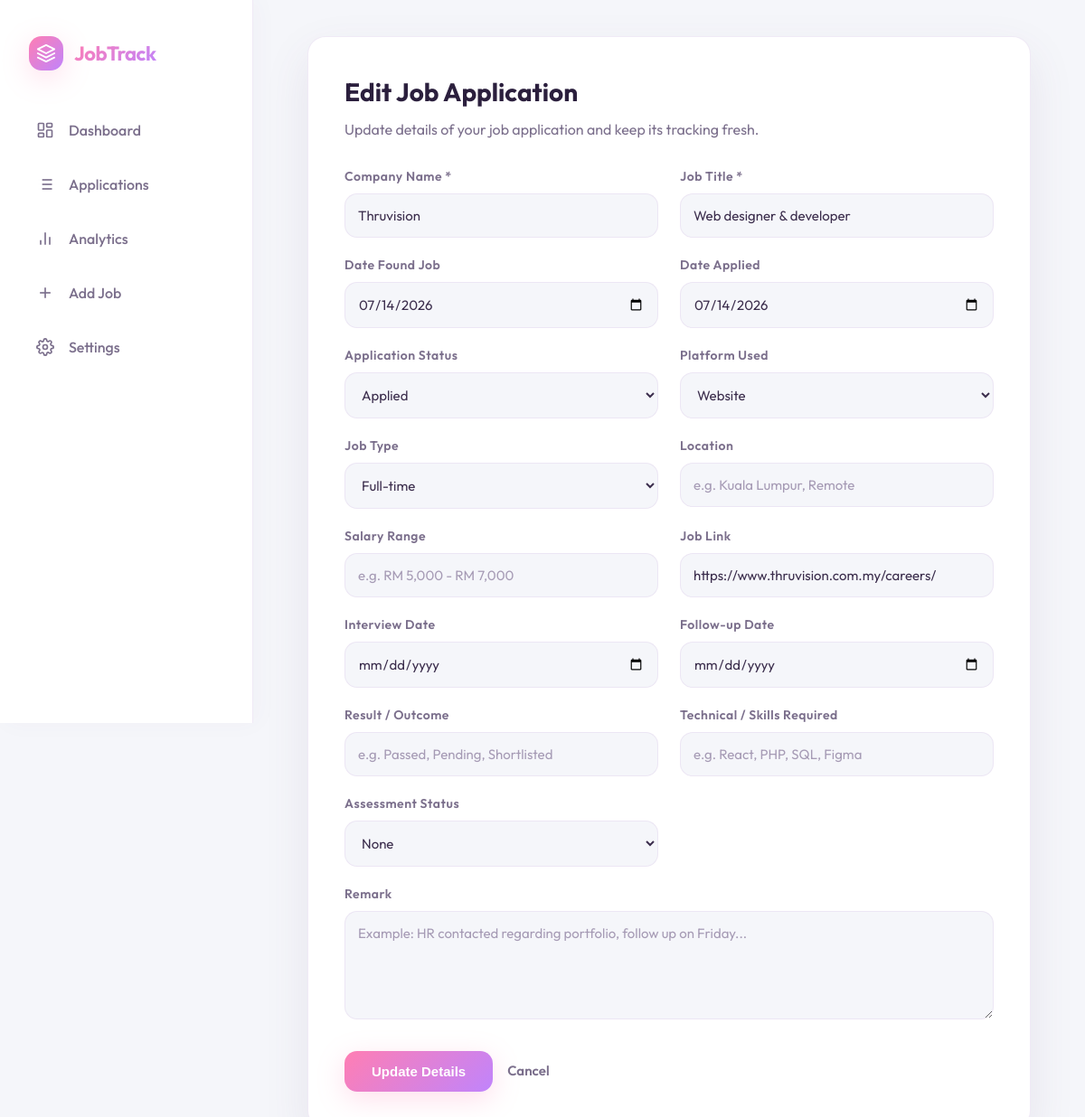
/app/edit.php?id=240, run on the app's committed database.
### tables this page shows
CREATE TABLE applications (
            id INTEGER PRIMARY KEY AUTOINCREMENT,
            job_title TEXT NOT NULL,
            company TEXT NOT NULL,
            platform TEXT,
            date_applied TEXT,
            status TEXT DEFAULT 'Applied',
            notes TEXT,
            created_at DATETIME DEFAULT CURRENT_TIMESTAMP
        , date_found TEXT, job_type TEXT, location TEXT, salary_range TEXT, job_link TEXT, remark TEXT, follow_up_date TEXT, interview_date TEXT, result TEXT, technical_skills TEXT, assessment_status TEXT DEFAULT 'None', assessment_type TEXT, assessment_deadline TEXT, assessment_link TEXT, assessment_notes TEXT);

### app/edit.php (the view, shortened to what this page needs)
<?php
include 'db.php';
$id = isset($_GET['id']) ? (int)$_GET['id'] : 0;
$back = 'index.php';
$stmt = $pdo->prepare("SELECT * FROM applications WHERE id = ?");
$stmt->execute([$id]);
$app = $stmt->fetch(PDO::FETCH_ASSOC);
$platform_options = ['JobStreet', 'LinkedIn', 'Website', 'MyFutureJobs'];
$platform_select_val = '';
if (!empty($app['platform'])) {
    if (in_array($app['platform'], $platform_options)) {
        $platform_select_val = $app['platform'];
    } else {
        $platform_select_val = 'Other';
        $platform_other_val = $app['platform'];
        $show_other = true;
    }
}
?>
<!DOCTYPE html>
<html lang="en">
<head>
    <link rel="stylesheet" href="style.css?v=1.0.4">
</head>
<body>
    <div class="layout">
        <aside class="sidebar">
            <div class="sidebar-logo">
                <div class="sidebar-logo-icon">
                    <svg viewBox="0 0 24 24">
                        <path d="M12 2L2 7l10 5 10-5-10-5zM2 17l10 5 10-5M2 12l10 5 10-5" stroke="white" stroke-width="2" stroke-linecap="round" stroke-linejoin="round" fill="none"/>
                    </svg>
                </div>
                <h2>JobTrack</h2>
            </div>
            <ul class="sidebar-menu">
                <li class="sidebar-menu-item">
                    <a href="index.php?view=dashboard">
                        <svg viewBox="0 0 24 24"><rect x="3" y="3" width="7" height="9" rx="1"></rect><rect x="14" y="3" width="7" height="5" rx="1"></rect><rect x="14" y="12" width="7" height="9" rx="1"></rect><rect x="3" y="16" width="7" height="5" rx="1"></rect></svg>
                        Dashboard
                    </a>
                </li>
                <li class="sidebar-menu-item">
                    <a href="index.php?view=applications">
                        <svg viewBox="0 0 24 24"><line x1="8" y1="6" x2="21" y2="6"></line><line x1="8" y1="12" x2="21" y2="12"></line><line x1="8" y1="18" x2="21" y2="18"></line><line x1="3" y1="6" x2="3.01" y2="6"></line><line x1="3" y1="12" x2="3.01" y2="12"></line><line x1="3" y1="18" x2="3.01" y2="18"></line></svg>
                        Applications
                    </a>
                </li>
                <li class="sidebar-menu-item">
                    <a href="index.php?view=analytics">
                        <svg viewBox="0 0 24 24"><line x1="18" y1="20" x2="18" y2="10"></line><line x1="12" y1="20" x2="12" y2="4"></line><line x1="6" y1="20" x2="6" y2="14"></line></svg>
                        Analytics
                    </a>
                </li>
                <li class="sidebar-menu-item">
                    <a href="add.php">
                        <svg viewBox="0 0 24 24"><line x1="12" y1="5" x2="12" y2="19"></line><line x1="5" y1="12" x2="19" y2="12"></line></svg>
                        Add Job
                    </a>
                </li>
                <li class="sidebar-menu-item">
                    <a href="settings.php">
                        Settings
                    </a>
                </li>
            </ul>
        </aside>
        <main class="main">
            <div class="form-container">
                <h1>Edit Job Application</h1>
                <p class="muted">Update details of your job application and keep its tracking fresh.</p>
                <form method="POST" action="edit.php?id=<?= $id ?>&back=<?= urlencode($back) ?>">
                    <div class="form-grid">
                        <div class="form-group">
                            <label>Company Name *</label>
                            <input type="text" name="company" required value="<?= htmlspecialchars($app['company']) ?>" placeholder="e.g. Google, Stripe, Canva">
                        </div>
                        <div class="form-group">
                            <label>Job Title *</label>
                            <input type="text" name="job_title" required value="<?= htmlspecialchars($app['job_title']) ?>" placeholder="e.g. Senior Software Engineer">
                        </div>
                        <div class="form-group">
                            <label>Date Found Job</label>
                            <input type="date" name="date_found" value="<?= htmlspecialchars($app['date_found'] ?: '') ?>">
                        </div>
                        <div class="form-group">
                            <label>Date Applied</label>
                            <input type="date" name="date_applied" value="<?= htmlspecialchars($app['date_applied'] ?: '') ?>">
                        </div>
                        <div class="form-group">
                            <label>Application Status</label>
                            <select name="status">
                                <?php
                                $statuses = ['Saved', 'Pending', 'Applied', 'Responded', 'Interview', 'Assessment', 'Rejected', 'Offered', 'Expired', 'Unlikely to Progress Further'];
                                foreach ($statuses as $stat):
                                ?>
                                    <option <?= $app['status'] === $stat ? 'selected' : '' ?>><?= $stat ?></option>
                                <?php endforeach; ?>
                            </select>
                        </div>
                        <div class="form-group">
                            <label>Platform Used</label>
                            <select name="platform_select" id="platform_select" onchange="togglePlatformOther(this)">
                                <?php foreach ($platform_options as $option): ?>
                                    <option value="<?= $option ?>" <?= $platform_select_val === $option ? 'selected' : '' ?>><?= $option ?></option>
                                <?php endforeach; ?>
                            </select>
                        </div>
                        <div class="form-group">
                            <label>Job Type</label>
                            <select name="job_type">
                                <?php
                                $types = ['Full-time', 'Part-time', 'Internship', 'Contract', 'Remote', 'Hybrid'];
                                foreach ($types as $type):
                                ?>
                                    <option <?= $app['job_type'] === $type ? 'selected' : '' ?>><?= $type ?></option>
                                <?php endforeach; ?>
                            </select>
                        </div>
                        <div class="form-group">
                            <label>Location</label>
                            <input type="text" name="location" value="<?= htmlspecialchars($app['location'] ?: '') ?>" placeholder="e.g. Kuala Lumpur, Remote">
                        </div>
                        <div class="form-group">
                            <label>Salary Range</label>
                            <input type="text" name="salary_range" value="<?= htmlspecialchars($app['salary_range'] ?: '') ?>" placeholder="e.g. RM 5,000 - RM 7,000">
                        </div>
                        <div class="form-group">
                            <label>Job Link</label>
                            <input type="url" name="job_link" value="<?= htmlspecialchars($app['job_link'] ?: '') ?>" placeholder="https://...">
                        </div>
                        <div class="form-group">
                            <label>Interview Date</label>
                            <input type="date" name="interview_date" value="<?= htmlspecialchars($app['interview_date'] ?: '') ?>">
                        </div>
                        <div class="form-group">
                            <label>Follow-up Date</label>
                            <input type="date" name="follow_up_date" value="<?= htmlspecialchars($app['follow_up_date'] ?: '') ?>">
                        </div>
                        <div class="form-group">
                            <label>Result / Outcome</label>
                            <input type="text" name="result" value="<?= htmlspecialchars($app['result'] ?: '') ?>" placeholder="e.g. Passed, Pending, Shortlisted">
                        </div>
                        <div class="form-group">
                            <label>Technical / Skills Required</label>
                            <input type="text" name="technical_skills" value="<?= htmlspecialchars($app['technical_skills'] ?: '') ?>" placeholder="e.g. React, PHP, SQL, Figma">
                        </div>
                        <div class="form-group">
                            <label>Assessment Status</label>
                            <select name="assessment_status" id="assessment_status" onchange="toggleAssessmentFields()">
                                <option value="None" <?= ($app['assessment_status'] ?? 'None') === 'None' ? 'selected' : '' ?>>None</option>
                            </select>
                        </div>
                        <div class="form-group full-width">
                            <label>Remark</label>
                            <textarea name="remark" placeholder="Example: HR contacted regarding portfolio, follow up on Friday..."><?= htmlspecialchars($app['remark'] ?: '') ?></textarea>
                        </div>
                    </div>
                    <div class="form-actions">
                        <button type="submit" class="btn">Update Details</button>
                        <a href="<?= htmlspecialchars($back) ?>" class="back">Cancel</a>
                    </div>
                </form>
            </div>
        </main>
    </div>
</body>
</html>

### app/style.css (style rules this page uses)
:root { --bg-primary: #f5f6fa; --bg-secondary: #ffffff; --bg-card: #ffffff; --bg-hover: #faf6fc; --border-color: rgba(230, 220, 240, 0.6); --text-primary: #3c2e4d; --text-secondary: #7b6f8c; --text-muted: #a69bb5; --accent-color: #ec4899; --accent-color-rgb: 236, 72, 153; --accent-gradient: linear-gradient(135deg, #ff7eb3 0%, #c084fc 100%); --accent-glow: 0 8px 30px rgba(255, 126, 179, 0.25); --color-saved: #64748b; --color-pending: #e67e22; --color-applied: #3b82f6; --color-responded: #a855f7; --color-interview: #f59e0b; --color-assessment: #06b6d4; --color-rejected: #f43f5e; --color-offered: #10b981; --color-unlikely: #db2777; --shadow-sm: 0 2px 10px rgba(100, 70, 120, 0.05); --shadow-md: 0 10px 30px rgba(100, 70, 120, 0.06); --shadow-lg: 0 20px 50px rgba(100, 70, 120, 0.1); --radius-lg: 20px; --radius-md: 14px; --radius-sm: 8px; --transition-smooth: all 0.3s cubic-bezier(0.4, 0, 0.2, 1); }
* { box-sizing: border-box; margin: 0; padding: 0; }
body { margin: 0; font-family: 'Outfit', -apple-system, BlinkMacSystemFont, "Segoe UI", Roboto, sans-serif; background: var(--bg-primary); color: var(--text-primary); line-height: 1.5; -webkit-font-smoothing: antialiased; overflow-x: hidden; }
.layout { display: flex; min-height: 100vh; width: 100%; }
.sidebar { width: 280px; background: var(--bg-secondary); border-right: 1px solid var(--border-color); padding: 40px 24px; display: flex; flex-direction: column; position: fixed; height: 100vh; z-index: 100; transition: var(--transition-smooth); box-shadow: 5px 0 25px rgba(100, 70, 120, 0.03); }
.sidebar-logo { display: flex; align-items: center; gap: 12px; margin-bottom: 40px; padding-left: 8px; }
.sidebar-logo-icon { width: 38px; height: 38px; background: var(--accent-gradient); border-radius: var(--radius-md); display: flex; align-items: center; justify-content: center; box-shadow: var(--accent-glow); }
.sidebar-logo-icon svg { width: 22px; height: 22px; fill: white; }
.sidebar-logo h2 { font-size: 22px; font-weight: 700; letter-spacing: -0.5px; background: var(--accent-gradient); -webkit-background-clip: text; background-clip: text; -webkit-text-fill-color: transparent; }
.sidebar-menu { list-style: none; display: flex; flex-direction: column; gap: 8px; }
.sidebar-menu-item a { display: flex; align-items: center; gap: 16px; padding: 14px 16px; color: var(--text-secondary); text-decoration: none; border-radius: var(--radius-md); font-weight: 500; transition: var(--transition-smooth); }
.sidebar-menu-item a svg { width: 20px; height: 20px; stroke: var(--text-secondary); stroke-width: 2; fill: none; transition: var(--transition-smooth); }
.main { flex: 1; margin-left: 280px; padding: 40px; min-height: 100vh; max-width: calc(100vw - 280px); overflow-x: hidden; transition: var(--transition-smooth); }
.btn { display: inline-flex; align-items: center; gap: 8px; background: var(--accent-gradient); color: white; padding: 12px 24px; border-radius: var(--radius-md); text-decoration: none; font-weight: 600; font-size: 15px; box-shadow: var(--accent-glow); border: none; cursor: pointer; transition: var(--transition-smooth); }
.form-container { max-width: 800px; margin: 0 auto; background: var(--bg-secondary); border: 1px solid var(--border-color); border-radius: var(--radius-lg); padding: 40px; box-shadow: var(--shadow-lg); }
.form-container h1 { font-size: 28px; font-weight: 700; color: #2b1f3d; margin-bottom: 8px; }
.form-container .muted { color: var(--text-secondary); margin-bottom: 30px; }
.form-grid { display: grid; grid-template-columns: repeat(2, 1fr); gap: 20px 24px; margin-bottom: 24px; }
.form-group { display: flex; flex-direction: column; }
.form-group.full-width { grid-column: span 2; }
label { font-size: 14px; font-weight: 600; color: var(--text-secondary); margin-bottom: 8px; letter-spacing: 0.5px; }
input, select, textarea { padding: 14px; background: var(--bg-primary); border: 1px solid var(--border-color); border-radius: var(--radius-md); color: var(--text-primary); font-family: inherit; font-size: 15px; transition: var(--transition-smooth); }
input::placeholder, textarea::placeholder { color: var(--text-muted); }
textarea { resize: vertical; height: 120px; }
.form-actions { display: flex; align-items: center; gap: 16px; margin-top: 35px; }
.form-actions button { padding: 14px 30px; }
.form-actions .back { color: var(--text-secondary); text-decoration: none; font-weight: 600; font-size: 15px; transition: var(--transition-smooth); }

### data on the page
applications: company "Thruvision", job_title "Web designer & developer", date_found "07/14/2026", date_applied "07/14/2026", status "Applied", platform_select "Website", job_type "Full-time", job_link "https://www.thruvision.com.my/careers/", assessment_status "None"
